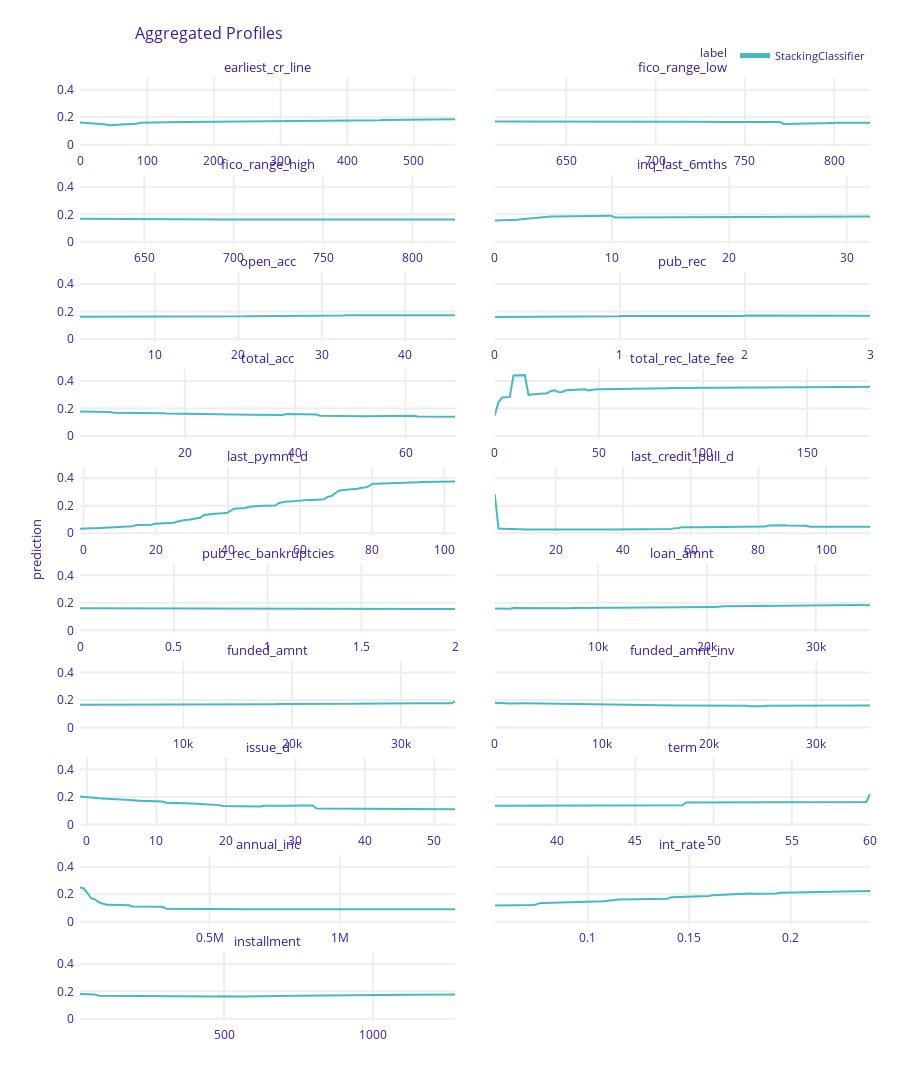

The code cell stored with this chart in its notebook:
### Markdown cell above
## PDP Numeric

### Code cell
# Let's say you want to create PDPs for a feature named 'feature_name'
pdp_numeric_profile = pipeline_explainer.model_profile(variables=numerical_cols)

# Now, plot the PDP for 'feature_name'
pdp_numeric_profile.plot()
